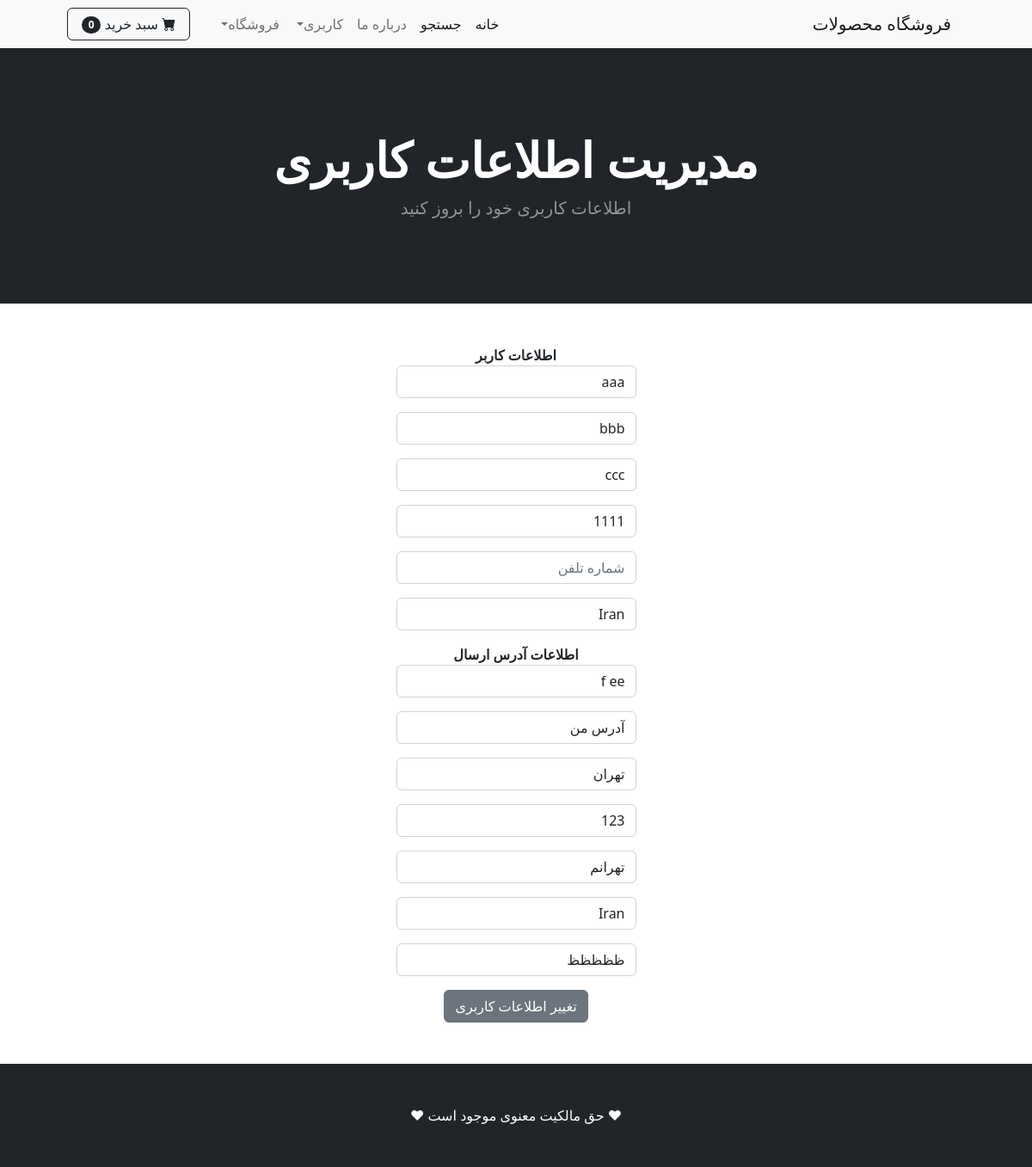
The app's page /user_info/ (signed in), older data.
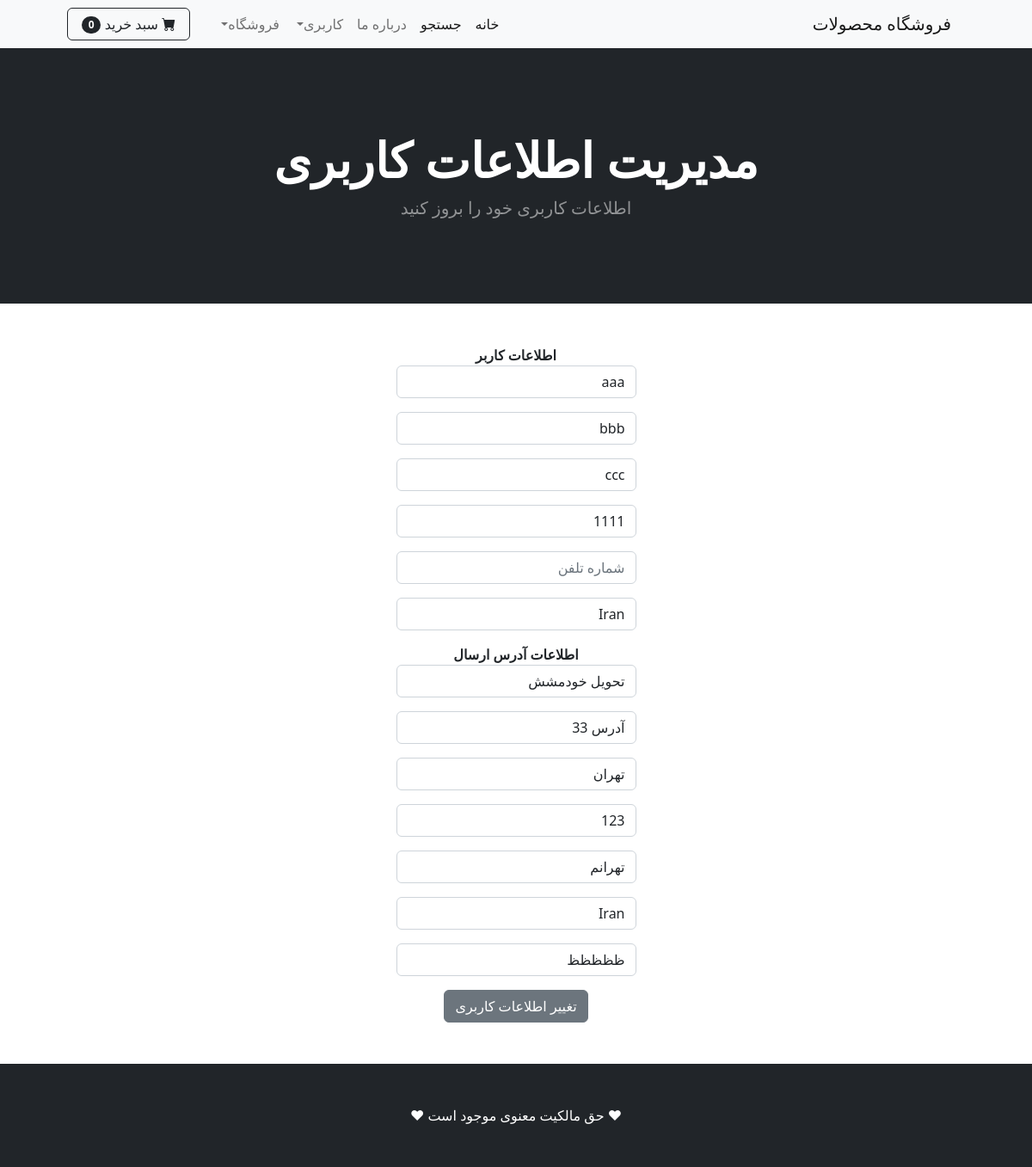
The same page, newer data.
### shop/models.py (models this page shows, shortened)
class Profile(models.Model):
    user = models.OneToOneField(User, on_delete=models.CASCADE)
    date_modified=models.DateTimeField(User,auto_now=True)
    address = models.CharField(max_length=100,blank=True)
    city = models.CharField(max_length=100,blank=True)
    state = models.CharField(max_length=100,blank=True)
    zipcode = models.CharField(max_length=100,blank=True)
    phone = models.CharField(max_length=100,blank=True)
    country = models.CharField(max_length=100,default='Iran')
    old_cart=models.CharField(max_length=500,blank=True)

### payment/models.py (models this page shows, shortened)
class ShippingAddress(models.Model):
    user=models.ForeignKey(User,on_delete=models.CASCADE)
    shipping_address_full_name=models.CharField(max_length=100)
    shipping_address_email=models.CharField(max_length=100)
    shipping_address_address = models.CharField(max_length=100, blank=True)
    shipping_address_city = models.CharField(max_length=100, blank=True)
    shipping_address_state = models.CharField(max_length=100, blank=True)
    shipping_address_zipcode = models.CharField(max_length=100, blank=True)
    shipping_address_phone = models.CharField(max_length=100, blank=True)
    shipping_address_country = models.CharField(max_length=100, default='Iran')
    shipping_address_old_cart = models.CharField(max_length=500, blank=True)
    class Meta:
        verbose_name = 'Shipping Address'
        verbose_name_plural = 'Shipping Addresses'

### shop/views.py (the view)
# urls.py: path('user_info/',views.user_info,name='user_info'),
def user_info(request):
    if request.user.is_authenticated:
        current_user=Profile.objects.get(user__id=request.user.id)
        current_shipping_user=ShippingAddress.objects.get(user__id=request.user.id)
        user_form = UserInfoForm(request.POST or None, instance=current_user)
        shipping_form=ShippingAddressForm(request.POST or None,instance=current_shipping_user)
        if user_form.is_valid() or shipping_form.is_valid():
            user_form.save()
            shipping_form.save()
            messages.success(request, 'اطلاعات کاربری شما ویرایش شد')
            return redirect('home')
        return render(request, 'user_info.html', {'form': user_form,'shipping_form':shipping_form})
    else:
        messages.success(request, 'مشکلی در ویرایش اطلاعات کاربری شما وجود دارد')
        return redirect('home')

### cart/cart.py (called while the page is built)
    def __len__(self):
        return len(self.cart)

### cart/context_processors.py (called while the page is built)
def cart(request):
    return {'cart': Cart(request)}

### shop/templates/user_info.html (shortened to what this page needs)
{% extends 'base.html' %}
{% block content %}
        <header class="bg-dark py-5">
            <div class="container px-4 px-lg-5 my-5">
                <div class="text-center text-white">
                    <h1 class="display-4 fw-bolder">مدیریت اطلاعات کاربری</h1>
                    <p class="lead fw-normal text-white-50 mb-0">اطلاعات کاربری خود را بروز کنید</p>
                </div>
            </div>
        </header>
    <div class="container">
        <div class="row">
            <center>
            <div class="col-3">
                <br/><br/>
                <form method="post" action="{% url 'user_info' %}">
                    <strong>اطلاعات کاربر</strong>
                    {{ form.as_p }}
                    <strong>اطلاعات آدرس ارسال</strong>
                    {{ shipping_form.as_p }}
                      <button type="submit" class="btn btn-secondary"> تغییر اطلاعات کاربری</button>
                </form>
                <br/><br/>
            </div>
                </center>
        </div>
    </div>
{% endblock %}

### shop/templates/base.html (shortened to what this page needs)
{% load static %}
<!DOCTYPE html>
<html lang="en">
    <head>
        <link href="https://cdn.jsdelivr.net/npm/bootstrap-icons@1.5.0/font/bootstrap-icons.css" rel="stylesheet" />
        <link href="{% static 'css/styles.css' %}" rel="stylesheet" />
    </head>
      {% include 'navbar.html' %}
    <body dir="rtl">
    {% block content %}
    {% endblock %}
        <footer class="py-5 bg-dark">
            <div class="container"><p class="m-0 text-center text-white">&#9829; حق مالکیت معنوی موجود است &#9829;</p></div>
        </footer>
    </body>
</html>

### shop/templates/navbar.html (shortened to what this page needs)
<nav class="navbar navbar-expand-lg navbar-light bg-light">
            <div class="container px-4 px-lg-5">
                <a class="navbar-brand" href="{% url 'home' %}"> فروشگاه محصولات</a>
                <div class="collapse navbar-collapse" id="navbarSupportedContent">
                    <ul class="navbar-nav me-auto mb-2 mb-lg-0 ms-lg-4">
                        <li class="nav-item"><a class="nav-link active" aria-current="page" href="{% url 'home' %}">خانه</a></li>
                        <li class="nav-item"><a class="nav-link active" aria-current="page" href="{% url 'search' %}">جستجو</a></li>
                        <li class="nav-item"><a class="nav-link" href="{% url 'about' %}">درباره ما</a>
                        {% if user.is_authenticated %}
                              <li class="nav-item dropdown">
                            <a class="nav-link dropdown-toggle" id="navbarDropdown" href="#" role="button" data-bs-toggle="dropdown" aria-expanded="false">کاربری</a>
                        </li>
                        {% else %}
                            <li class="nav-item"><a class="nav-link" href="{% url 'login' %}">وارد شوید</a></li>
                            <li class="nav-item"><a class="nav-link" href="{% url 'signup' %}">ثبت نام</a></li>
                        {% endif %}
                        <li class="nav-item dropdown">
                            <a class="nav-link dropdown-toggle" id="navbarDropdown" href="#" role="button" data-bs-toggle="dropdown" aria-expanded="false">فروشگاه</a>
                        </li>
                    </ul>
                    <form class="d-flex">
                        <a class="btn btn-outline-dark" href="{% url 'cart_summary' %}">
                             <i class="bi-cart-fill me-1"></i>
                            سبد خرید
                            <span class="badge bg-dark text-white ms-1 rounded-pill" id="cart_quantity">{{ cart|length }}</span>
                        </a>
                    </form>
                </div>
            </div>
        </nav>

Row changes from the older to the newer data that the page shows:
changed ShippingAddress "تهران": shipping_address_full_name "f ee" → "تحویل خودمشش"; shipping_address_address "آدرس من" → "آدرس 33"
